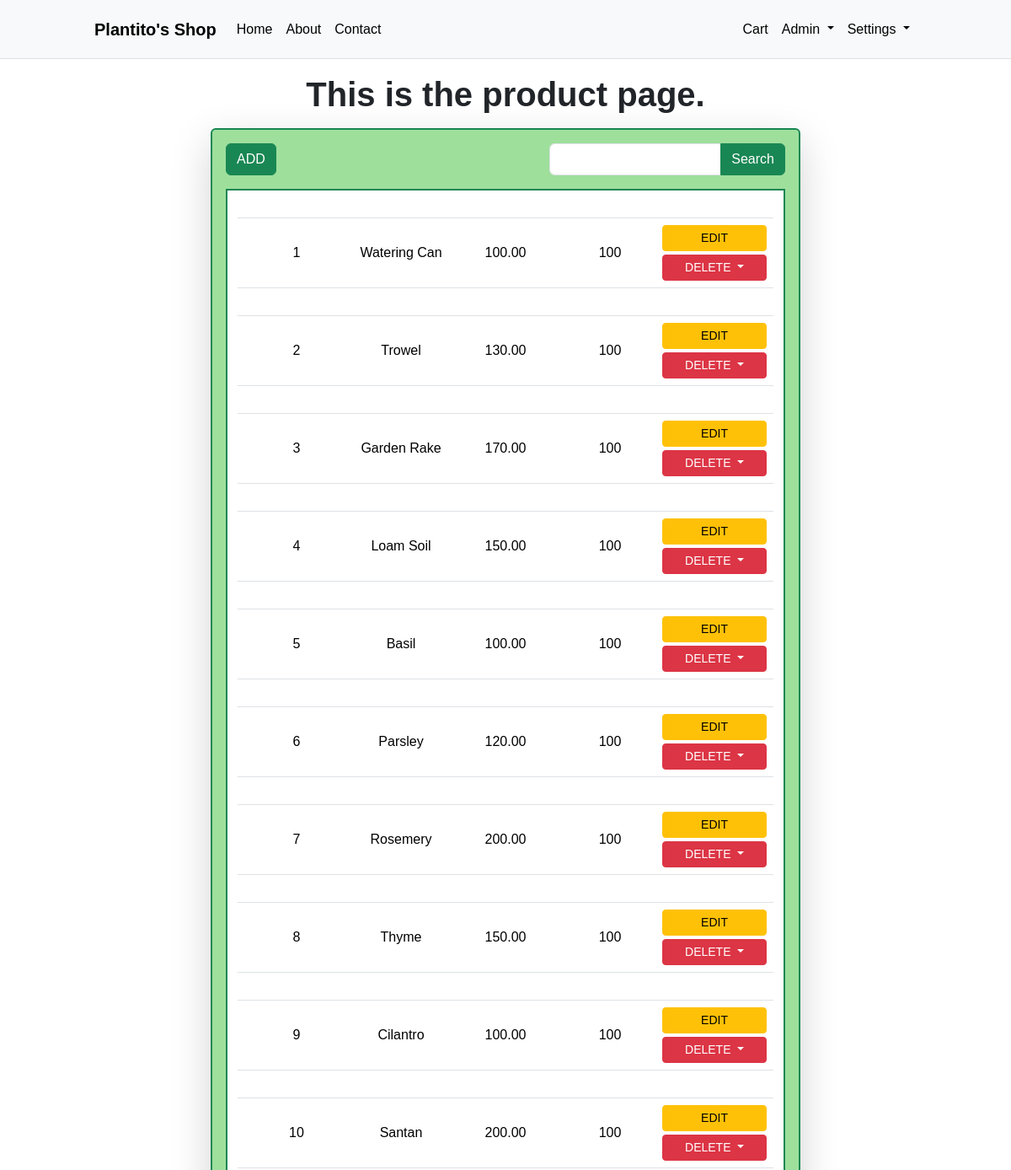
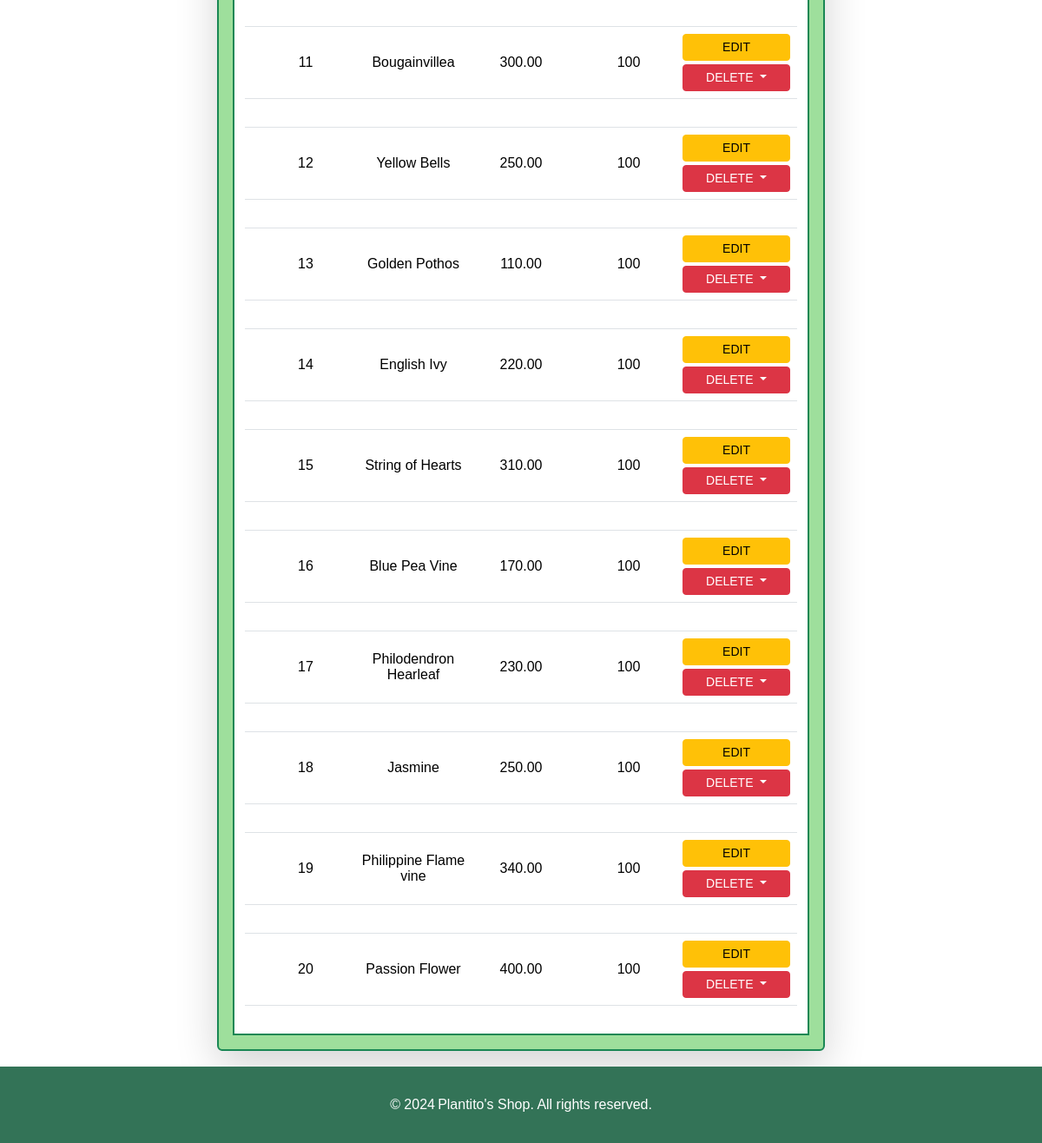
Screenshot of /product/index.php (signed in) with the database file from the repository (2 pictures, top to bottom).
### tables this page shows
CREATE TABLE stock (
    prod_id INT NOT NULL PRIMARY KEY,
    quantity INT,
    CONSTRAINT stock_prod_id_fk FOREIGN KEY (prod_id) REFERENCES product(prod_id) ON DELETE CASCADE
);

CREATE TABLE product(
    prod_id INT NOT NULL PRIMARY KEY AUTO_INCREMENT,
    description varchar(200) NOT NULL,
    price decimal(7,2),
    cat_id INT
);

### product/index.php (the view, shortened to what this page needs)
<?php
    include('../includes/config.php');
    include('../includes/headerBS.php');
    if(isset($_GET['search']))
        $keyword = strtolower(trim($_GET['search']));
    else
        $keyword = "";
    if($keyword){
        $sql = "SELECT p.prod_id, p.description, p.price, s.quantity FROM product p INNER JOIN stock s ON p.prod_id = s.prod_id WHERE description LIKE '%{$keyword}%'";
        $result = mysqli_query($conn, $sql);
    }else{
        $sql = "SELECT p.prod_id, p.description, p.price, s.quantity FROM product p INNER JOIN stock s ON p.prod_id = s.prod_id";
        $result = mysqli_query($conn, $sql);
    }
?>
<!DOCTYPE html>
<html lang="en">
<head>
    <link href="https://cdn.jsdelivr.net/npm/bootstrap@5.3.3/dist/css/bootstrap.min.css" rel="stylesheet">
</head>
<body>
    <h1 class="text-center p-2 fw-bold">This is the product page.</h1>
    <div class="container-sm outer-box p-3 mb-3 shadow-lg  border border-success border-2 rounded">
        <div class="row top-header pb-3 justify-content-between">
            <div class="col-4 d-flex align-items-center justify-content-start">
                <a href="create.php">
                    <button class="btn btn-success">ADD</button>
                </a>
            </div>
            <div class="col-8 d-flex align-items-center justify-content-end">
                <form action="" method="get" class="d-inline-block">
                    <div class="input-group">
                        <input type="text" class="form-control" name="search">
                        <button class="btn btn-success">Search</button>
                    </div>
                </form>
            </div>
        </div>
        <div class="container inner-box border border-success border-2 py-3 px-4">
        <?php
            while($row = mysqli_fetch_array($result)){
                echo "
                    <table class=\"table text-center \">
                        <tr class=\"details row d-grid\">
                            <td class=\"col d-flex flex-wrap align-items-center justify-content-center\">";
                            echo "</td>
                            <td class=\"col d-flex align-items-center\">
                                <div class=\"col d-grid align-items-center\">{$row['prod_id']}</div>
                                <div class=\"col d-grid align-items-center text-wrap\">{$row['description']}</div>
                                <div class=\"col d-grid align-items-center\">{$row['price']}</div>
                                <div class=\"col d-grid align-items-center\">{$row['quantity']}</div>
                                <div class=\"col d-grid align-items-center\">
                                    <div class=\"row d-grid gap-1\">
                                        <form action=\"edit.php\" method=\"post\">
                                            <button class=\"btn btn-warning btn-sm w-100\" name=\"update_id\" value=\"{$row['prod_id']}\">EDIT</button>
                                        </form>
                                        <div class=\"dropdown d-block\">
                                            <button class=\"btn btn-danger btn-sm w-100 dropdown-toggle\" type=\"button\" data-bs-toggle=\"dropdown\" aria-expanded=\"false\">
                                                DELETE
                                            </button>
                                            <ul class=\"dropdown-menu\">
                                                <form action=\"delete.php\" method=\"post\">
                                                    <button class=\"dropdown-item btn-sm w-100\" name=\"delete_id\" value=\"{$row['prod_id']}\">YES</button>
                                                </form>
                                                <form action=\"\" method=\"post\">
                                                    <button class=\"dropdown-item btn-sm w-100\" name=\"no\" value=\"{$row['prod_id']}\">NO</button>
                                                </form>
                                            </ul>
                                        </div>
                                    </div>
                                </div>
                            </td>
                        </tr>
                    </table>
                ";
            }
        ?>
        </div>
    </div>
</body>
</html>
<?php
    include('../includes/footer.php');
?>

### rows the page displays
stock: prod_id.prod_id "1", prod_id.description "Watering Can", prod_id.price "100.00", quantity "100"
stock: prod_id.prod_id "2", prod_id.description "Trowel", prod_id.price "130.00", quantity "100"
stock: prod_id.prod_id "3", prod_id.description "Garden Rake", prod_id.price "170.00", quantity "100"
stock: prod_id.prod_id "4", prod_id.description "Loam Soil", prod_id.price "150.00", quantity "100"
stock: prod_id.prod_id "5", prod_id.description "Basil", prod_id.price "100.00", quantity "100"
stock: prod_id.prod_id "6", prod_id.description "Parsley", prod_id.price "120.00", quantity "100"
stock: prod_id.prod_id "7", prod_id.description "Rosemery", prod_id.price "200.00", quantity "100"
stock: prod_id.prod_id "8", prod_id.description "Thyme", prod_id.price "150.00", quantity "100"
stock: prod_id.prod_id "9", prod_id.description "Cilantro", prod_id.price "100.00", quantity "100"
stock: prod_id.prod_id "10", prod_id.description "Santan", prod_id.price "200.00", quantity "100"
stock: prod_id.prod_id "11", prod_id.description "Bougainvillea", prod_id.price "300.00", quantity "100"
stock: prod_id.prod_id "12", prod_id.description "Yellow Bells", prod_id.price "250.00", quantity "100"
stock: prod_id.prod_id "13", prod_id.description "Golden Pothos", prod_id.price "110.00", quantity "100"
stock: prod_id.prod_id "14", prod_id.description "English Ivy", prod_id.price "220.00", quantity "100"
stock: prod_id.prod_id "15", prod_id.description "String of Hearts", prod_id.price "310.00", quantity "100"
stock: prod_id.prod_id "16", prod_id.description "Blue Pea Vine", prod_id.price "170.00", quantity "100"
stock: prod_id.prod_id "17", prod_id.description "Philodendron Hearleaf", prod_id.price "230.00", quantity "100"
stock: prod_id.prod_id "18", prod_id.description "Jasmine", prod_id.price "250.00", quantity "100"
stock: prod_id.prod_id "19", prod_id.description "Philippine Flame vine", prod_id.price "340.00", quantity "100"
stock: prod_id.prod_id "20", prod_id.description "Passion Flower", prod_id.price "400.00", quantity "100"
